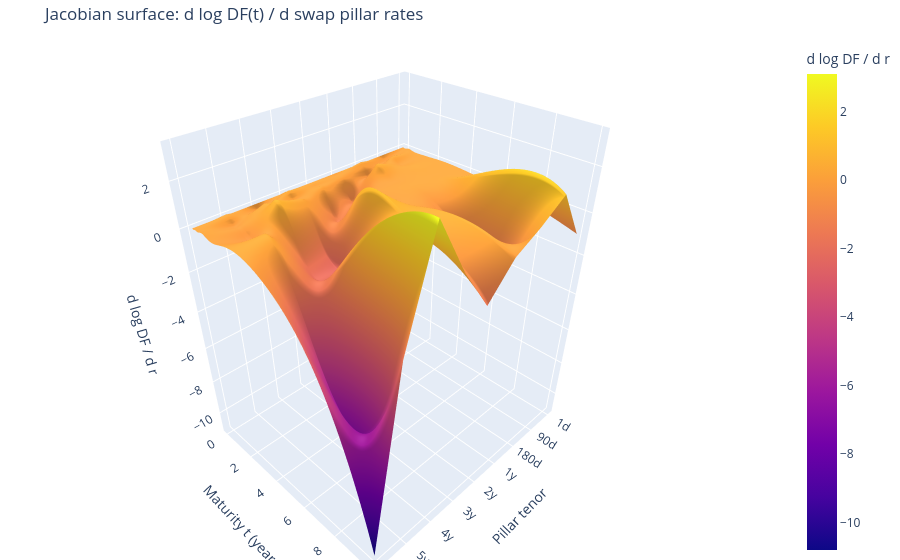

The code cell stored with this chart in its notebook:
### Code cell
import numpy as np
import plotly.graph_objects as go

def plot_jacobian_surface_plotly(
    t_grid_cpu: np.ndarray,      # (n_t,)
    J_cpu: np.ndarray,           # (n_t, n_tenors)
    pillar_labels=None,          # optional list[str]
    stride_t: int = 2,
    stride_i: int = 1,
    title: str = "Surface: d log DF(t) / d r_i",
):
    """
    Plotly 3D surface:
      x = pillar index (or labels)
      y = maturity t (years)
      z = J(t,i)

    Notes:
      - Plotly Surface expects z with shape (len(y), len(x)).
      - If you pass labels for x, Plotly will use categorical axis.
    """
    # downsample for performance
    t = t_grid_cpu[::stride_t]
    Z = J_cpu[::stride_t, ::stride_i]

    n_i = Z.shape[1]
    x_idx = np.arange(n_i)

    if pillar_labels is not None:
        full_labels = list(pillar_labels)[::stride_i]
        # Plotly will treat these as categories
        x = full_labels
        x_title = "Pillar tenor"
    else:
        x = x_idx
        x_title = "Pillar index i"

    fig = go.Figure(
        data=go.Surface(
            x=x,
            y=t,
            z=Z,
            colorbar=dict(title="d log DF / d r"),
        )
    )

    fig.update_layout(
        title=title,
        scene=dict(
            xaxis=dict(title=x_title),
            yaxis=dict(title="Maturity t (years)"),
            zaxis=dict(title="d log DF / d r"),
        ),
        margin=dict(l=0, r=0, t=40, b=0),
    )
    fig.show()

plot_jacobian_surface_plotly(
    t_grid_cpu=t_cpu,
    J_cpu=J_cpu,
    pillar_labels=list(market_rates_df.columns),  # or None for numeric indices
    stride_t=2,
    stride_i=1,
    title="Jacobian surface: d log DF(t) / d swap pillar rates",
)

### Figure 1 — Plotly figure (JSON) as saved in the notebook; plotly's stock layout.template omitted (floating-point values rounded to 4 significant figures; data arrays with more than 128 entries replaced by an {"elided": "..."} marker saying what was removed)
{"data": [{"colorbar": {"title": {"text": "d log DF / d r"}}, "type": "surface", "x": ["1d", "90d", "180d", "1y", "2y", "3y", "4y", "5y", "10y"], "y": [1e-06, 0.08333, 0.1667, 0.25, 0.3333, 0.4167, 0.5, 0.5833, 0.6667, 0.75, 0.8333, 0.9167, 1.0, 1.083, 1.167, 1.25, 1.333, 1.417, 1.5, 1.583, 1.667, 1.75, 1.833, 1.917, 2.0, 2.083, 2.167, 2.25, 2.333, 2.417, 2.5, 2.583, 2.667, 2.75, 2.833, 2.917, 3.0, 3.083, 3.167, 3.25, 3.333, 3.417, 3.5, 3.583, 3.667, 3.75, 3.833, 3.917, 4.0, 4.083, 4.167, 4.25, 4.333, 4.417, 4.5, 4.583, 4.667, 4.75, 4.833, 4.917, 5.0, 5.083, 5.167, 5.25, 5.333, 5.417, 5.5, 5.583, 5.667, 5.75, 5.833, 5.917, 6.0, 6.083, 6.167, 6.25, 6.333, 6.417, 6.5, 6.583, 6.667, 6.75, 6.833, 6.917, 7.0, 7.083, 7.167, 7.25, 7.333, 7.417, 7.5, 7.583, 7.667, 7.75, 7.833, 7.917, 8.0, 8.083, 8.167, 8.25, 8.333, 8.417, 8.5, 8.583, 8.667, 8.75, 8.833, 8.917, 9.0, 9.083, 9.167, 9.25, 9.333, 9.417, 9.5, 9.583, 9.667, 9.75, 9.833, 9.917, 10.0], "z": {"elided": "121x9 float values"}}], "layout": {"margin": {"b": 0, "l": 0, "r": 0, "t": 40}, "scene": {"xaxis": {"title": {"text": "Pillar tenor"}}, "yaxis": {"title": {"text": "Maturity t (years)"}}, "zaxis": {"title": {"text": "d log DF / d r"}}}, "title": {"text": "Jacobian surface: d log DF(t) / d swap pillar rates"}}}
